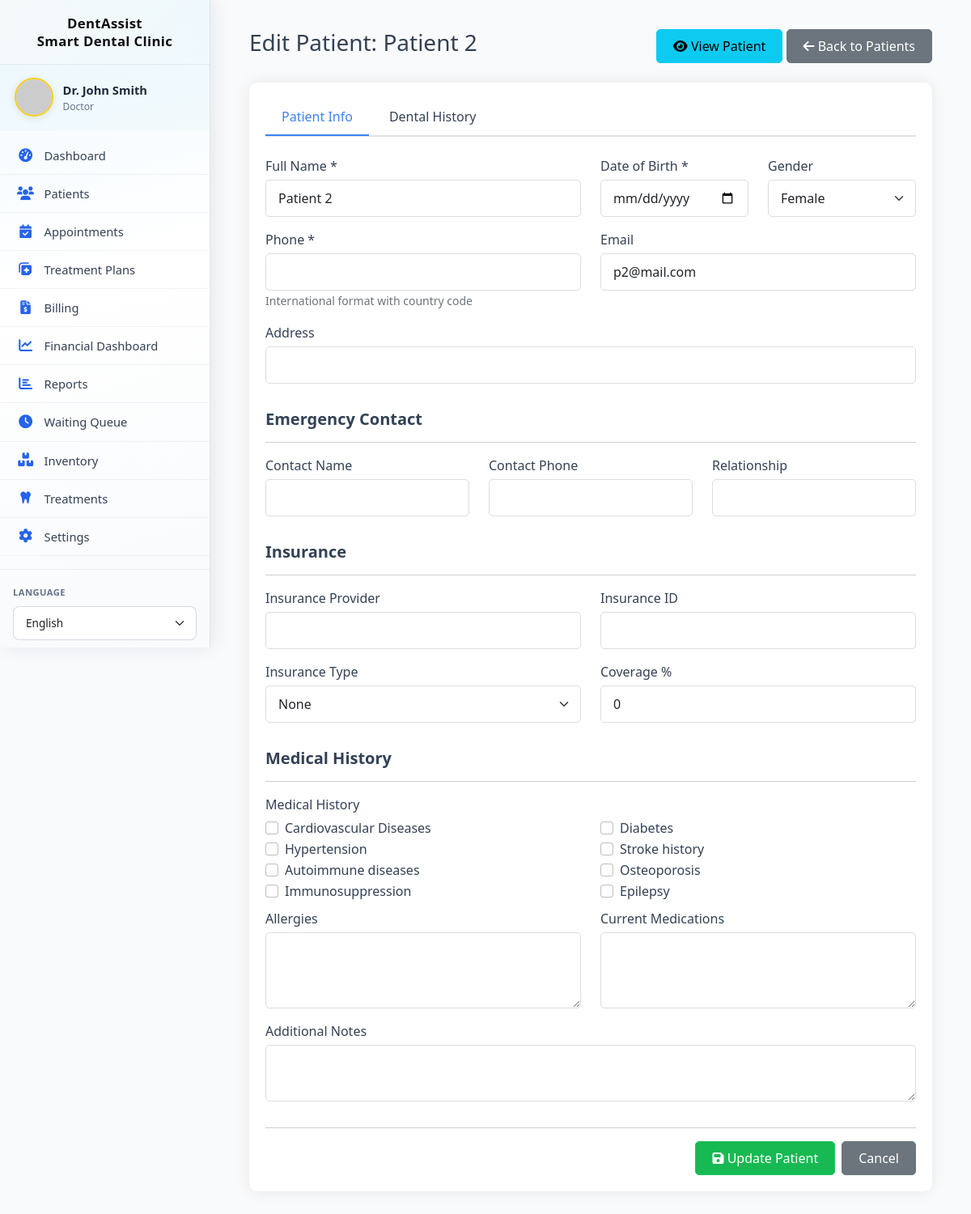
Page /patients/edit.php?id=2 (signed in) on the committed database.
### tables this page shows
CREATE TABLE `patients` (
  `id` int(11) NOT NULL,
  `user_id` int(11) DEFAULT NULL,
  `full_name` varchar(100) NOT NULL,
  `date_of_birth` date DEFAULT NULL,
  `gender` enum('male','female','other') DEFAULT NULL,
  `phone` varchar(20) DEFAULT NULL,
  `email` varchar(100) DEFAULT NULL,
  `emergency_contact_name` varchar(100) DEFAULT NULL,
  `emergency_contact_phone` varchar(20) DEFAULT NULL,
  `emergency_contact_relation` varchar(50) DEFAULT NULL,
  `insurance_provider` varchar(100) DEFAULT NULL,
  `insurance_id` varchar(50) DEFAULT NULL,
  `insurance_type` enum('Private','Social Security','Medicaid','None') DEFAULT 'None',
  `insurance_coverage` int(11) DEFAULT 0,
  `medical_history` text DEFAULT NULL,
  `allergies` text DEFAULT NULL,
  `current_medications` text DEFAULT NULL,
  `past_surgeries` text DEFAULT NULL,
  `chronic_conditions` text DEFAULT NULL,
  `dental_history` text DEFAULT NULL,
  `previous_dentist` varchar(100) DEFAULT NULL,
  `last_visit_date` date DEFAULT NULL,
  `address_line1` varchar(255) DEFAULT NULL,
  `address_line2` varchar(255) DEFAULT NULL,
  `address` varchar(500) DEFAULT NULL,
  `city` varchar(100) DEFAULT NULL,
  `state` varchar(50) DEFAULT NULL,
  `postal_code` varchar(20) DEFAULT NULL,
  `country` varchar(50) DEFAULT 'USA',
  `points` int(11) DEFAULT 0,
  `subscription_type` enum('none','basic','premium','family') DEFAULT 'none',
  `subscription_start_date` date DEFAULT NULL,
  `subscription_end_date` date DEFAULT NULL,
  `referral_code` varchar(20) DEFAULT NULL,
  `referred_by` int(11) DEFAULT NULL,
  `created_at` timestamp NOT NULL DEFAULT current_timestamp(),
  `updated_at` timestamp NOT NULL DEFAULT current_timestamp() ON UPDATE current_timestamp(),
  `created_by` int(11) DEFAULT NULL,
  `subscription_status` enum('none','pending','active','expired') DEFAULT 'none'
);

### includes/db.php (called while the page is built, shortened)
<?php
class Database {
    private $host = DB_HOST;
    private $user = DB_USER;
    private $pass = DB_PASS;
    private $dbname = DB_NAME;
    private $conn;
    private static $instance = null;
    private function __construct() {
        try {
            $this->conn = new mysqli($this->host, $this->user, $this->pass, $this->dbname);
            $this->conn->set_charset("utf8mb4");
        } catch (Exception $e) {
            die("Database connection error: " . $e->getMessage());
        }
    }
    public static function getInstance() {
        if (self::$instance == null) {
            self::$instance = new Database();
        }
        return self::$instance;
    }
    public function query($sql, $params = [], $types = "") {
        $stmt = $this->conn->prepare($sql);
        if (!empty($params)) {
            if (empty($types)) {
                $types = $this->determineTypes($params);
            }
            $stmt->bind_param($types, ...$params);
        }
        if (!$stmt->execute()) {
            $err = $stmt->error ?: $this->conn->error;
            throw new Exception('Query failed: ' . $err);
        }
        return $stmt;
    }
    private function determineTypes($params) {
        $types = '';
        foreach ($params as $param) {
            if (is_int($param)) {
                $types .= 'i';
            } elseif (is_float($param)) {
                $types .= 'd';
            } elseif (is_string($param)) {
                $types .= 's';
            } else {
                $types .= 'b';
            }
        }
        return $types;
    }
    public function fetchOne($sql, $params = [], $types = "") {
        $stmt = $this->query($sql, $params, $types);
        $result = $stmt->get_result();
        if ($result && $result->num_rows > 0) {
            return $result->fetch_assoc();
        }
        return null;
    }
}
?>

### api/_helpers.php (called while the page is built, shortened)
<?php
function repo_patient_find_by_id(int $patientId): ?array
{
    $db = Database::getInstance();
    return $db->fetchOne('SELECT * FROM patients WHERE id = ?', [$patientId], 'i');
}

### patients/edit.php (the view, shortened to what this page needs)
<?php
require_once __DIR__ . '/../api/_helpers.php';
$patientId = (int) ($_GET['id'] ?? 0);
$patient = repo_patient_find_by_id($patientId);
$existingConditions = [];
$existingMedicalNotes = '';
include '../layouts/header.php';
?>
<div class="container-fluid">
    <div class="d-flex justify-content-between align-items-center mb-4">
        <h1 class="h3">Edit Patient: <?php echo htmlspecialchars($patient['full_name']); ?></h1>
        <div>
            <a href="view.php?id=<?php echo $patientId; ?>" class="btn btn-info">
                <i class="fas fa-eye"></i> View Patient
            </a>
            <a href="index.php" class="btn btn-secondary">
                <i class="fas fa-arrow-left"></i> Back to Patients
            </a>
        </div>
    </div>
    <div class="card">
        <div class="card-body">
            <form method="POST" action="" enctype="multipart/form-data" id="patientForm">
                <ul class="nav nav-tabs mb-4" id="patientTabs" role="tablist">
                    <li class="nav-item"><button class="nav-link active" id="info-tab" data-bs-toggle="tab" data-bs-target="#info" type="button">Patient Info</button></li>
                    <li class="nav-item"><button class="nav-link" id="dental-tab" data-bs-toggle="tab" data-bs-target="#dental" type="button">Dental History</button></li>
                </ul>
                <div class="tab-content">
                    <div class="tab-pane active" id="info" role="tabpanel">
                        <div class="row">
                            <div class="col-md-6 mb-3">
                                <label class="form-label">Full Name *</label>
                                <input type="text" class="form-control" name="full_name" value="<?php echo htmlspecialchars($patient['full_name']); ?>" required>
                            </div>
                            <div class="col-md-3 mb-3">
                                <label class="form-label">Date of Birth *</label>
                                <input type="date" class="form-control" name="date_of_birth" value="<?php echo htmlspecialchars($patient['date_of_birth']); ?>" required>
                            </div>
                            <div class="col-md-3 mb-3">
                                <label class="form-label">Gender</label>
                                <select class="form-select" name="gender">
                                    <option value="female" <?php echo $patient['gender'] == 'female' ? 'selected' : ''; ?>>Female</option>
                                </select>
                            </div>
                            <div class="col-md-6 mb-3">
                                <label class="form-label">Phone *</label>
                                <input type="tel" id="phone_display" class="form-control" autocomplete="off">
                                <small class="text-muted">International format with country code</small>
                            </div>
                            <div class="col-md-6 mb-3">
                                <label class="form-label">Email</label>
                                <input type="email" class="form-control" name="email" value="<?php echo htmlspecialchars($patient['email'] ?? ''); ?>">
                            </div>
                            <div class="col-12 mb-3">
                                <label class="form-label">Address</label>
                                <input type="text" class="form-control" name="address" value="<?php echo htmlspecialchars($patient['address'] ?? ''); ?>">
                            </div>
                            <div class="col-12"><h5 class="mt-3">Emergency Contact</h5><hr></div>
                            <div class="col-md-4 mb-3">
                                <label class="form-label">Contact Name</label>
                                <input type="text" class="form-control" name="emergency_contact_name" value="<?php echo htmlspecialchars($patient['emergency_contact_name'] ?? ''); ?>">
                            </div>
                            <div class="col-md-4 mb-3">
                                <label class="form-label">Contact Phone</label>
                                <input type="tel" class="form-control" name="emergency_contact_phone" value="<?php echo htmlspecialchars($patient['emergency_contact_phone'] ?? ''); ?>">
                            </div>
                            <div class="col-md-4 mb-3">
                                <label class="form-label">Relationship</label>
                                <input type="text" class="form-control" name="emergency_contact_relation" value="<?php echo htmlspecialchars($patient['emergency_contact_relation'] ?? ''); ?>">
                            </div>
                            <div class="col-12"><h5 class="mt-3">Insurance</h5><hr></div>
                            <div class="col-md-6 mb-3">
                                <label class="form-label">Insurance Provider</label>
                                <input type="text" class="form-control" name="insurance_provider" value="<?php echo htmlspecialchars($patient['insurance_provider'] ?? ''); ?>">
                            </div>
                            <div class="col-md-6 mb-3">
                                <label class="form-label">Insurance ID</label>
                                <input type="text" class="form-control" name="insurance_id" value="<?php echo htmlspecialchars($patient['insurance_id'] ?? ''); ?>">
                            </div>
                            <div class="col-md-6 mb-3">
                                <label class="form-label">Insurance Type</label>
                                <select class="form-select" name="insurance_type">
                                    <option value="None" <?php echo ($patient['insurance_type'] ?? 'None') == 'None' ? 'selected' : ''; ?>>None</option>
                                </select>
                            </div>
                            <div class="col-md-6 mb-3">
                                <label class="form-label">Coverage %</label>
                                <input type="number" class="form-control" name="insurance_coverage" min="0" max="100" value="<?php echo (int)($patient['insurance_coverage'] ?? 0); ?>">
                            </div>
                            <div class="col-12"><h5 class="mt-3">Medical History</h5><hr></div>
                            <div class="col-12 mb-2">
                                <label class="form-label">Medical History</label>
                                <div class="row">
                                    <div class="col-md-6">
                                        <div class="form-check">
                                            <input class="form-check-input" type="checkbox" name="medical_conditions[]" value="Cardiovascular Diseases" id="mh_cardio" <?php echo in_array('Cardiovascular Diseases', $existingConditions) ? 'checked' : ''; ?>>
                                            <label class="form-check-label" for="mh_cardio">Cardiovascular Diseases</label>
                                        </div>
                                        <div class="form-check">
                                            <input class="form-check-input" type="checkbox" name="medical_conditions[]" value="Hypertension" id="mh_htn" <?php echo in_array('Hypertension', $existingConditions) ? 'checked' : ''; ?>>
                                            <label class="form-check-label" for="mh_htn">Hypertension</label>
                                        </div>
                                        <div class="form-check">
                                            <input class="form-check-input" type="checkbox" name="medical_conditions[]" value="Autoimmune diseases" id="mh_autoimmune" <?php echo in_array('Autoimmune diseases', $existingConditions) ? 'checked' : ''; ?>>
                                            <label class="form-check-label" for="mh_autoimmune">Autoimmune diseases</label>
                                        </div>
                                        <div class="form-check">
                                            <input class="form-check-input" type="checkbox" name="medical_conditions[]" value="Immunosuppression" id="mh_immuno" <?php echo in_array('Immunosuppression', $existingConditions) ? 'checked' : ''; ?>>
                                            <label class="form-check-label" for="mh_immuno">Immunosuppression</label>
                                        </div>
                                    </div>
                                    <div class="col-md-6">
                                        <div class="form-check">
                                            <input class="form-check-input" type="checkbox" name="medical_conditions[]" value="Diabetes" id="mh_diabetes" <?php echo in_array('Diabetes', $existingConditions) ? 'checked' : ''; ?>>
                                            <label class="form-check-label" for="mh_diabetes">Diabetes</label>
                                        </div>
                                        <div class="form-check">
                                            <input class="form-check-input" type="checkbox" name="medical_conditions[]" value="Stroke history" id="mh_stroke" <?php echo in_array('Stroke history', $existingConditions) ? 'checked' : ''; ?>>
                                            <label class="form-check-label" for="mh_stroke">Stroke history</label>
                                        </div>
                                        <div class="form-check">
                                            <input class="form-check-input" type="checkbox" name="medical_conditions[]" value="Osteoporosis" id="mh_osteo" <?php echo in_array('Osteoporosis', $existingConditions) ? 'checked' : ''; ?>>
                                            <label class="form-check-label" for="mh_osteo">Osteoporosis</label>
                                        </div>
                                        <div class="form-check">
                                            <input class="form-check-input" type="checkbox" name="medical_conditions[]" value="Epilepsy" id="mh_epilepsy" <?php echo in_array('Epilepsy', $existingConditions) ? 'checked' : ''; ?>>
                                            <label class="form-check-label" for="mh_epilepsy">Epilepsy</label>
                                        </div>
                                    </div>
                                </div>
                            </div>
                            <div class="col-md-6 mb-3">
                                <label class="form-label">Allergies</label>
                                <textarea class="form-control" name="allergies" rows="3"><?php echo htmlspecialchars($patient['allergies'] ?? ''); ?></textarea>
                            </div>
                            <div class="col-md-6 mb-3">
                                <label class="form-label">Current Medications</label>
                                <textarea class="form-control" name="current_medications" rows="3"><?php echo htmlspecialchars($patient['current_medications'] ?? ''); ?></textarea>
                            </div>
                            <div class="col-12 mb-3">
                                <label class="form-label">Additional Notes</label>
                                <textarea class="form-control" name="medical_additional_notes" rows="2"><?php echo htmlspecialchars($existingMedicalNotes); ?></textarea>
                            </div>
                        </div>
                    </div>
                </div>
                <hr class="mt-3">
                <div class="d-flex justify-content-end gap-2">
                    <button type="submit" class="btn btn-primary"><i class="fas fa-save"></i> Update Patient</button>
                    <a href="view.php?id=<?php echo $patientId; ?>" class="btn btn-secondary">Cancel</a>
                </div>
            </form>
        </div>
    </div>
</div>
<?php include '../layouts/footer.php'; ?>
<link rel="stylesheet" href="https://cdn.jsdelivr.net/npm/intl-tel-input@18/build/css/intlTelInput.css">

### rows in the picture
patients: full_name "Patient 2", gender "Female", email "p2@mail.com", insurance_type "None", insurance_coverage "0"

### other values in the picture
SITE_NAME "DentAssist Smart Dental Clinic"
$_SESSION['full_name'] "Dr. John Smith"
$role "Doctor"
__('dashboard', 'Dashboard') "Dashboard"
__('patients', 'Patients') "Patients"
__('appointments', 'Appointments') "Appointments"
__('treatment_plans', 'Treatment Plans') "Treatment Plans"
__('billing', 'Billing') "Billing"
__('financial_dashboard', 'Financial Dashboard') "Financial Dashboard"
__('reports', 'Reports') "Reports"
__('queue', 'Waiting Queue') "Waiting Queue"
__('inventory', 'Inventory') "Inventory"
__('treatments', 'Treatments') "Treatments"
__('settings', 'Settings') "Settings"
__('language', 'Language') "LANGUAGE"
